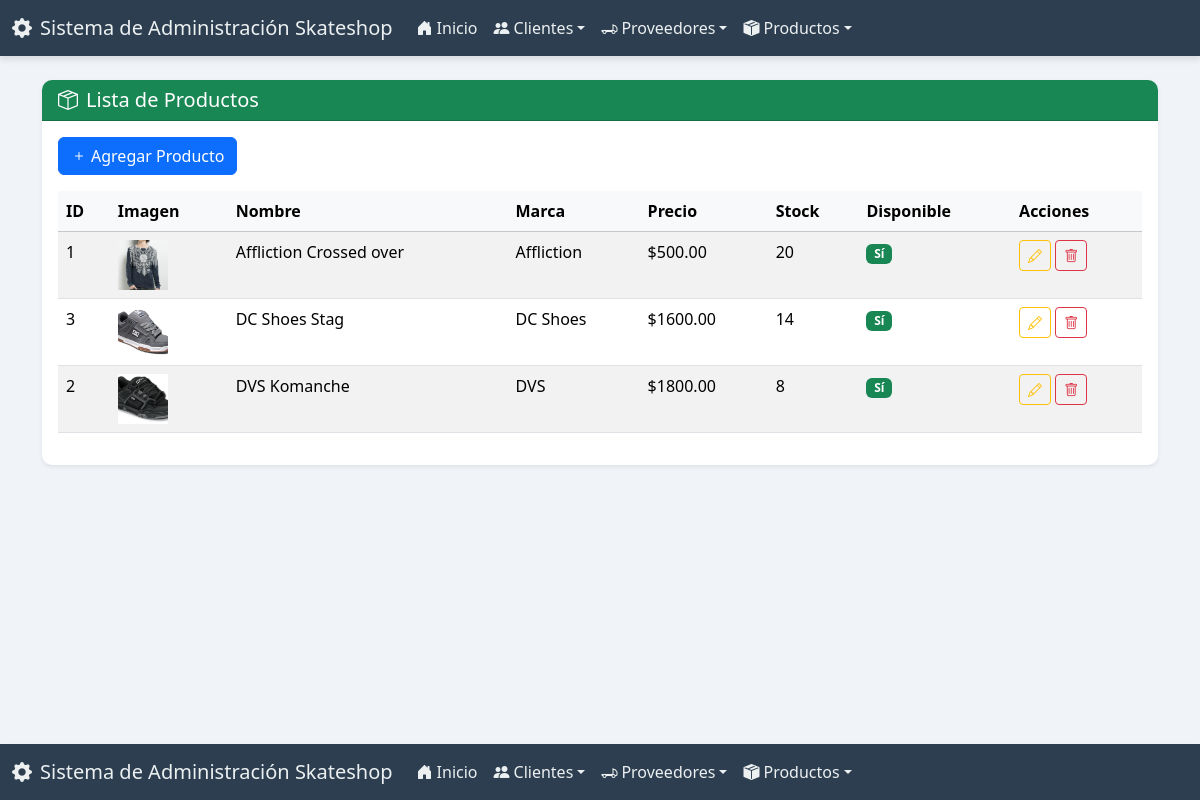
Screenshot of /producto/ver/ with the database file from the repository.
### app_Skateshop/models.py (models this page shows, shortened)
class Producto(models.Model):
    nombre = models.CharField(max_length=100)
    descripcion = models.TextField(blank=True, null=True)
    precio = models.DecimalField(max_digits=10, decimal_places=2)
    stock = models.PositiveIntegerField(default=0)
    proveedor = models.ForeignKey(Proveedor, on_delete=models.CASCADE, related_name="productos")
    marca = models.CharField(max_length=50)
    modelo = models.CharField(max_length=50, blank=True, null=True)
    fecha_agregado = models.DateField(auto_now_add=True)
    disponible = models.BooleanField(default=True)
    imagen = models.ImageField(upload_to='productos/', blank=True, null=True)

### app_Skateshop/views.py (the view)
# urls.py: path('producto/ver/', views.ver_productos, name='ver_productos'),
def ver_productos(request):
    productos = Producto.objects.all().order_by('nombre')
    context = {'productos': productos}
    return render(request, 'producto/ver_productos.html', context)

### app_Skateshop/templates/producto/ver_productos.html (shortened to what this page needs)
{% extends 'base.html' %}
{% block content %}
<div class="card shadow-sm">
    <div class="card-header bg-success text-white"><h5 class="mb-0"><i class="bi bi-box-seam me-2"></i>Lista de Productos</h5></div>
    <div class="card-body">
        <a href="{% url 'agregar_producto' %}" class="btn btn-primary mb-3"><i class="bi bi-plus me-1"></i>Agregar Producto</a>
        <div class="table-responsive">
            <table class="table table-hover table-striped">
                <thead class="table-light"><tr><th>ID</th><th>Imagen</th><th>Nombre</th><th>Marca</th><th>Precio</th><th>Stock</th><th>Disponible</th><th>Acciones</th></tr></thead>
                <tbody>
                    {% for producto in productos %}
                    <tr>
                        <td>{{ producto.pk }}</td>
                        <td>
                            {% if producto.imagen %}
                                <img src="{{ producto.imagen.url }}" alt="{{ producto.nombre }}" style="width: 50px; height: 50px; object-fit: cover;">
                            {% else %}
                                <span class="text-muted">Sin imagen</span>
                            {% endif %}
                        </td>
                        <td>{{ producto.nombre }}</td>
                        <td>{{ producto.marca }}</td>
                        <td>${{ producto.precio }}</td>
                        <td>{{ producto.stock }}</td>
                        <td>
                            {% if producto.disponible %}
                                <span class="badge bg-success">Sí</span>
                            {% else %}
                                <span class="badge bg-danger">No</span>
                            {% endif %}
                        </td>
                        <td>
                            <a href="{% url 'actualizar_producto' pk=producto.pk %}" class="btn btn-sm btn-outline-warning" title="Editar"><i class="bi bi-pencil"></i></a>
                            <a href="{% url 'borrar_producto' pk=producto.pk %}" class="btn btn-sm btn-outline-danger" title="Borrar"><i class="bi bi-trash"></i></a>
                        </td>
                    </tr>
                    {% empty %}
                    <tr><td colspan="8" class="text-center">No hay productos registrados.</td></tr>
                    {% endfor %}
                </tbody>
            </table>
        </div>
    </div>
</div>
{% endblock %}

### static/css/style.css (style rules this page uses)
body { background-color: #f0f4f8; color: #34495e; }
.card { border: none; border-radius: 10px; box-shadow: 0 6px 12px rgba(0, 0, 0, 0.08); }
.card-header { font-weight: bold; border-radius: 10px 10px 0 0 !important; }
.page-container { display: flex; flex-direction: column; min-height: 100vh; }
.table-light { background-color: #bdc3c7 !important; }

### rows the page displays
Producto: pk "1", imagen (picture), nombre "Affliction Crossed over", marca "Affliction", precio "500.00", stock "20", disponible "Sí"
Producto: pk "3", imagen (picture), nombre "DC Shoes Stag", marca "DC Shoes", precio "1600.00", stock "14", disponible "Sí"
Producto: pk "2", imagen (picture), nombre "DVS Komanche", marca "DVS", precio "1800.00", stock "8", disponible "Sí"
